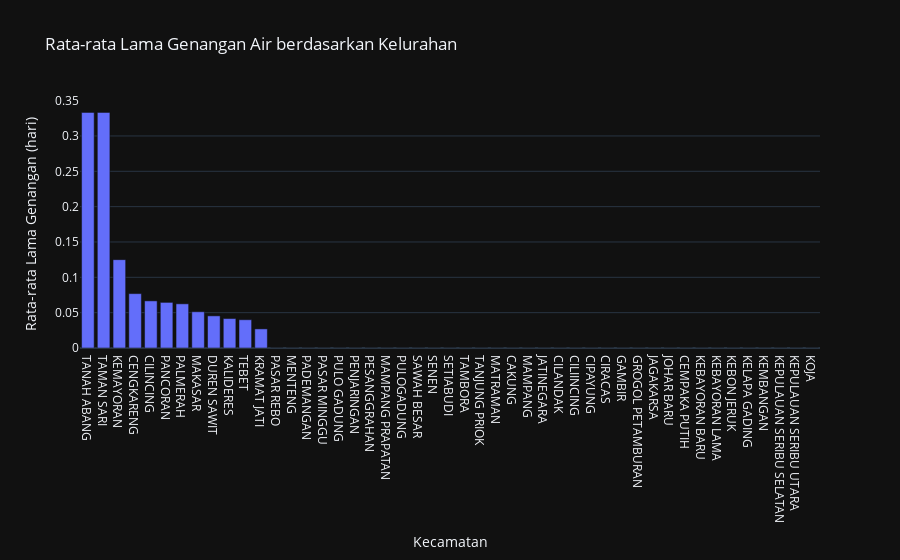

This figure's notebook cell:
### Code cell
fig = px.bar(rata_rata_lama_genangan_kecamatan, x='kecamatan', y='lama_genangan', title='Rata-rata Lama Genangan Air berdasarkan Kelurahan')
fig.update_xaxes(title_text='Kecamatan')
fig.update_yaxes(title_text='Rata-rata Lama Genangan (hari)')
fig.update_layout(template='plotly_dark')

### Figure 1 — Plotly figure (JSON) as saved in the notebook; plotly's stock layout.template omitted (floating-point values rounded to 4 significant figures)
{"data": [{"alignmentgroup": "True", "hovertemplate": "kecamatan=%{x}<br>lama_genangan=%{y}<extra></extra>", "legendgroup": "", "marker": {"color": "#636efa", "pattern": {"shape": ""}}, "name": "", "offsetgroup": "", "orientation": "v", "showlegend": false, "textposition": "auto", "type": "bar", "x": ["TANAH ABANG", "TAMAN SARI", "KEMAYORAN", "CENGKARENG", "CILINCING", "PANCORAN", "PALMERAH", "MAKASAR", "DUREN SAWIT", "KALIDERES", "TEBET", "KRAMAT JATI", "PASAR REBO", "MENTENG", "PADEMANGAN", "PASAR MINGGU", "PULO GADUNG", "PENJARINGAN", "PESANGGRAHAN", "MAMPANG PRAPATAN", "PULOGADUNG", "SAWAH BESAR", "SENEN", "SETIABUDI", "TAMBORA", "TANJUNG PRIOK", "MATRAMAN", "CAKUNG", "MAMPANG", "JATINEGARA", "CILANDAK", "CILIINCING", "CIPAYUNG", "CIRACAS", "GAMBIR", "GROGOL PETAMBURAN", "JAGAKARSA", "JOHAR BARU", "CEMPAKA PUTIH", "KEBAYORAN BARU", "KEBAYORAN LAMA", "KEBON JERUK", "KELAPA GADING", "KEMBANGAN", "KEPULAUAN SERIBU SELATAN", "KEPULAUAN SERIBU UTARA", "KOJA"], "xaxis": "x", "y": [0.3333, 0.3333, 0.125, 0.07692, 0.06667, 0.06452, 0.0625, 0.05128, 0.04545, 0.04167, 0.04, 0.02703, 0, 0, 0, 0, 0, 0, 0, 0, 0, 0, 0, 0, 0, 0, 0, 0, 0, 0, 0, 0, 0, 0, 0, 0, 0, 0, 0, 0, 0, 0, 0, 0, 0, 0, 0], "yaxis": "y"}], "layout": {"barmode": "relative", "legend": {"tracegroupgap": 0}, "title": {"text": "Rata-rata Lama Genangan Air berdasarkan Kelurahan"}, "xaxis": {"anchor": "y", "domain": [0, 1], "title": {"text": "Kecamatan"}}, "yaxis": {"anchor": "x", "domain": [0, 1], "title": {"text": "Rata-rata Lama Genangan (hari)"}}}}
